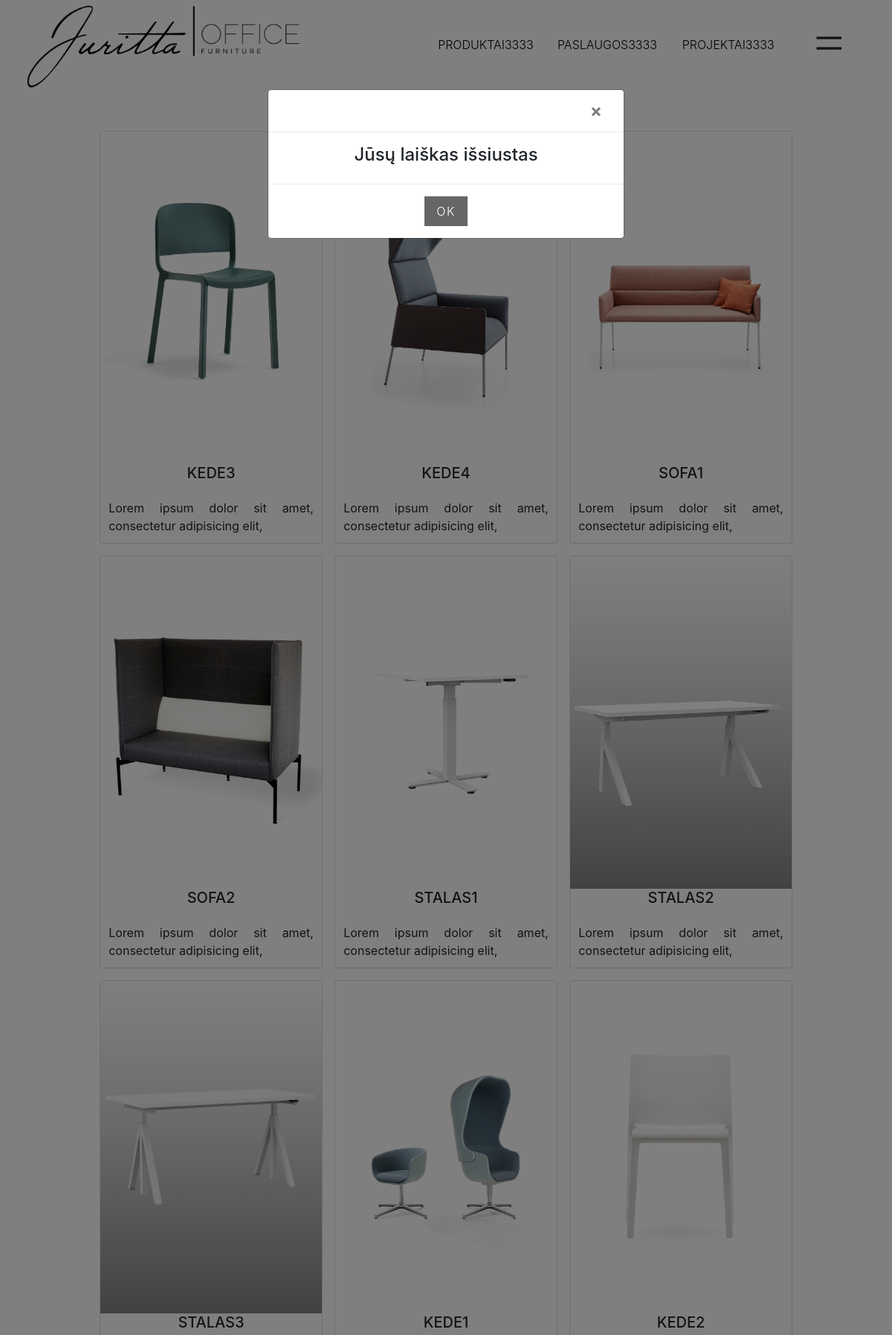
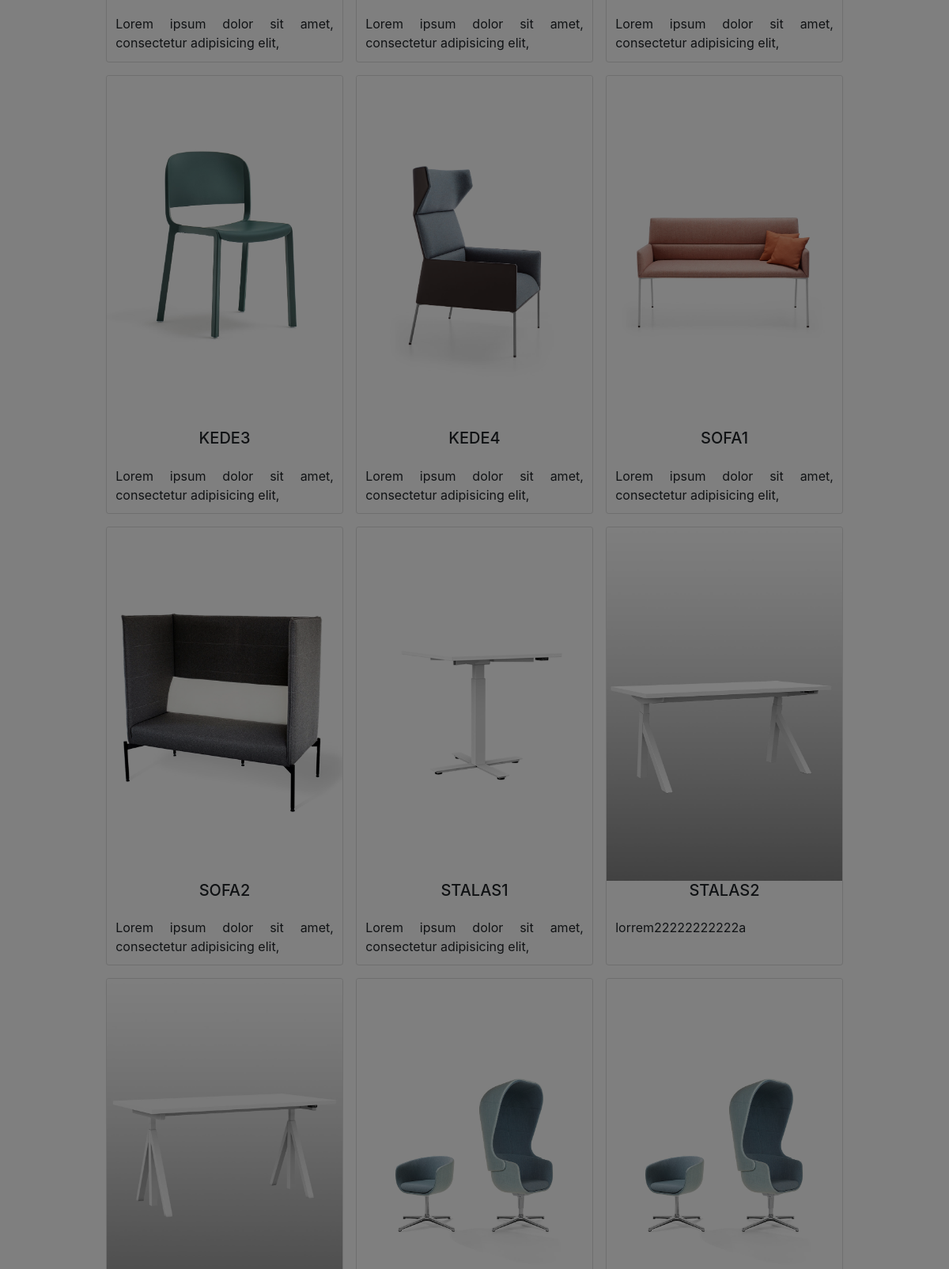
The app's page /office_produktai2.php (upper part) with its own data (2 pictures, top to bottom).
### tables this page shows
CREATE TABLE `menu` (
  `id` int(1) NOT NULL,
  `menu_item` varchar(20) DEFAULT NULL,
  `creation_date` date DEFAULT NULL,
  `up_date` date NOT NULL
);

CREATE TABLE `produktai_office` (
  `id` int(6) NOT NULL,
  `name` varchar(30) NOT NULL,
  `img_path` varchar(30) NOT NULL,
  `description` text NOT NULL,
  `type_order` int(11) NOT NULL,
  `cr_date` date NOT NULL,
  `cr_time` time NOT NULL,
  `up_date` date NOT NULL,
  `up_time` time NOT NULL
);

### sql_functions.php (called while the page is built, shortened)
<?php
$prisijungimas = mysqli_connect(DB_HOST, USER, PASSWORD, DB_NAME);
function getConnected() {
    global $prisijungimas;
    return $prisijungimas;
}
function getMItem($id) {
    $mySQL = "SELECT * FROM menu WHERE id='$id';";
    $result = mysqli_query(getConnected(), $mySQL);
    if (!$result) {
        echo "neteisingai suformuota uzklausa";
    } else {
        $results = mysqli_fetch_assoc($result);
        return $results;
    }
}
function getPItem($id) {
    $mySQL = "SELECT * FROM produktai_office WHERE id='$id';";
    $result = mysqli_query(getConnected(), $mySQL);
    if (!$result) {
        echo "neteisingai suformuota uzklausa";
    } else {
        $results = mysqli_fetch_assoc($result);
        return $results;
    }
}

### office_produktai2.php (the view)
<?php
include ('office_header.php');
 ?>
<main class="container offi ">
    <div class="header"></div>
    <div class="row justify-content-center">
        <div class=" pirst col-12 justify-content-center">
            <?php require_once ('sql_functions.php');
            for ($i=0; $i<50; $i++) {
            $produktas = getPItem($i);
            if ($produktas != NULL) {
            ?>
            <div class="card">
                <img class="card-img-top" src="./images/<?php echo $produktas['img_path']; ?>" alt="Juritta baldai">
                <h5 class="card-title"><?php echo $produktas['name']; ?></h5>
                <p class="card-text"><?php echo $produktas['description']; ?></p>
    </div>
<?php
    }
} ?>
        </div>
    </div>
 </main>
 <div class=" container modal fade" id="laiskas_issiustas" role="dialog">
     <div class="row modal-dialog sokas">
           <div class="modal-content">
               <div class="row modal-header">
                   <h4 class="col-10 modal-title"></h4>
                   <button type="button" class="col-2 close" data-dismiss="modal">&times;</button>
               </div>
               <div class="row modal-body">
                   <div class="col-12 text-center">
                       <h4>Jūsų laiškas išsiustas</h4>
                     </div>
                 </div>
                    <div class="row modal-footer">
                     <div class="col-12 text-center">
                         <button class="mygtukas" type="button" data-dismiss="modal">OK</button>
                     </div>
                 </div>
         </div>
     </div>
 </div>
 <?php
include ('footer.php');
  ?>

### office_header.php (shortened to what this page needs)
<!DOCTYPE html>
<html>
    <head>
        <link rel="stylesheet" href="https://maxcdn.bootstrapcdn.com/bootstrap/4.0.0/css/bootstrap.min.css">
        <link href="https://use.fontawesome.com/releases/v5.0.6/css/all.css" rel="stylesheet">
        <link rel="stylesheet" href="https://code.getmdl.io/1.3.0/material.indigo-pink.min.css">
        <link rel="stylesheet" href="./css/main.css">
    </head>
    <body>
        <header class="office container-fluid">
            <div class="header row">
                <div class="col-5">
                    <a href="office_home.php"> <img src="./images/office_logo.png" id="offi_lo" alt="logo Office"> </a>
                </div>
                <nav class="col-7">
                    <div class="header adjust_mt row justify-content-end d-flex">
                        <?php include ('sql_functions.php');
                         $menuItem1 = getMItem(1);
                         $menuItem2 = getMItem(2);
                         $menuItem3 = getMItem(3);?>
                        <div class="col-3 text-center align-self-center"> <a class="navi" href="office_produktai.php"><?php echo $menuItem1['menu_item'];?></a> </div>
                        <div class="col-3 text-center align-self-center"> <a class="navi" href="office_paslaugos.php"><?php echo $menuItem2['menu_item'];?></a> </div>
                        <div class="col-3 text-center align-self-center"> <a class="navi" href="office_projektai.php"><?php echo $menuItem3['menu_item'];?></a> </div>
                        <div class="col-2 text-center align-self-center meniu_icon"><span>||</span></div>
                    </div>
                </nav>
            </div>
        </header>

### footer.php (shortened to what this page needs)
</body>
</html>

### css/main.css (style rules this page uses)
#offi_lo { height: 15vh; min-height: 70px; padding-top: 0.3rem; }
header { font-size: 16px; background-color: #ffffff; position: fixed; z-index: 10; top: 0; }
.header { height: 15vh; min-height: 70px; }
.adjust_mt { position: relative; }
.meniu_icon { padding: 20px; letter-spacing: 4px; font-size: 28px; font-weight: 600; text-align: center; transform: rotateZ(90deg); }
a.navi { display: none; text-transform: uppercase; font-size: 1.5rem; font-weight: 300; color: #000000; }
a:link { text-decoration: none; }
main.offi { width: 100%; min-height: 85vh; padding-top: 6vh; z-index: 0; padding-bottom: 6vh; }
.card { max-width: 300px; min-width: 200px; margin: 0.5rem; }
.pirst { display: flex; flex-wrap: wrap; }
.card h5 { text-align: center; text-transform: uppercase; }
.card p { padding: 0.7rem; text-align: justify; }
.row { margin-left: 0; margin-right: 0; }
.modal-dialog.sokas { position: relative; top: 15vh; width: 40vw; min-width: 431px; margin: auto; }
.mygtukas { border: none; background-color: rgb(102, 102, 102); color: #fff; padding: 0.5rem; padding-left: 1rem; padding-right: 1rem; letter-spacing: 0.1rem; font-weight: 300; }

### records on screen
menu: menu_item "PRODUKTAI3333"
menu: menu_item "PASLAUGOS3333"
menu: menu_item "PROJEKTAI3333"
produktai_office: img_path (picture), name "KEDE3", description "Lorem ipsum dolor sit amet, consectetur adipisicing elit,"
produktai_office: img_path (picture), name "KEDE4", description "Lorem ipsum dolor sit amet, consectetur adipisicing elit,"
produktai_office: img_path (picture), name "SOFA1", description "Lorem ipsum dolor sit amet, consectetur adipisicing elit,"
produktai_office: img_path (picture), name "SOFA2", description "Lorem ipsum dolor sit amet, consectetur adipisicing elit,"
produktai_office: img_path (picture), name "STALAS1", description "Lorem ipsum dolor sit amet, consectetur adipisicing elit,"
produktai_office: img_path (picture), name "STALAS2", description "Lorem ipsum dolor sit amet, consectetur adipisicing elit,"
produktai_office: img_path (picture), name "STALAS3", description "Lorem ipsum dolor sit amet, consectetur adipisicing elit,"
produktai_office: img_path (picture), name "KEDE1", description "Lorem ipsum dolor sit amet, consectetur adipisicing elit,"
produktai_office: img_path (picture), name "KEDE2", description "Lorem ipsum dolor sit amet, consectetur adipisicing elit,"
produktai_office: img_path (picture), name "KEDE3", description "Lorem ipsum dolor sit amet, consectetur adipisicing elit,"
produktai_office: img_path (picture), name "KEDE4", description "Lorem ipsum dolor sit amet, consectetur adipisicing elit,"
produktai_office: img_path (picture), name "SOFA1", description "Lorem ipsum dolor sit amet, consectetur adipisicing elit,"
produktai_office: img_path (picture), name "SOFA2", description "Lorem ipsum dolor sit amet, consectetur adipisicing elit,"
produktai_office: img_path (picture), name "STALAS1", description "Lorem ipsum dolor sit amet, consectetur adipisicing elit,"
produktai_office: img_path (picture), name "STALAS2", description "lorrem22222222222a"
produktai_office: img_path (picture)
produktai_office: img_path (picture)
produktai_office: img_path (picture)
